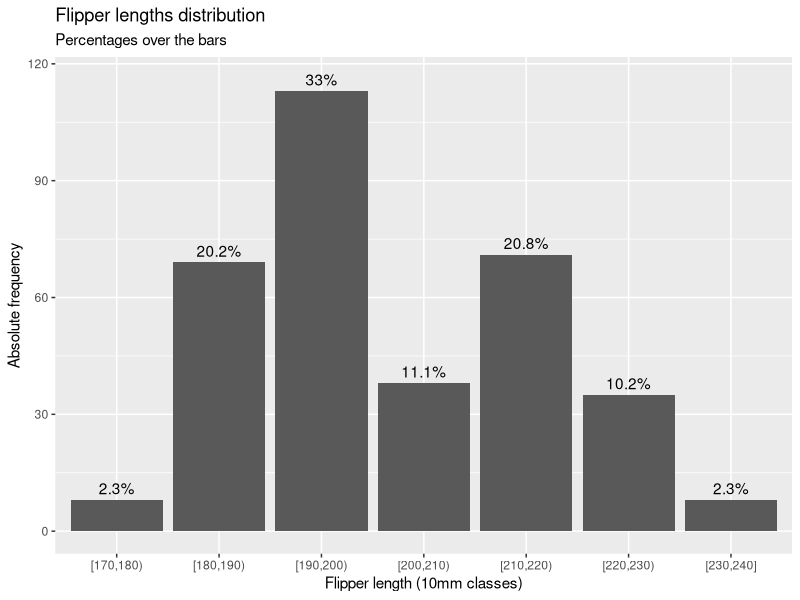
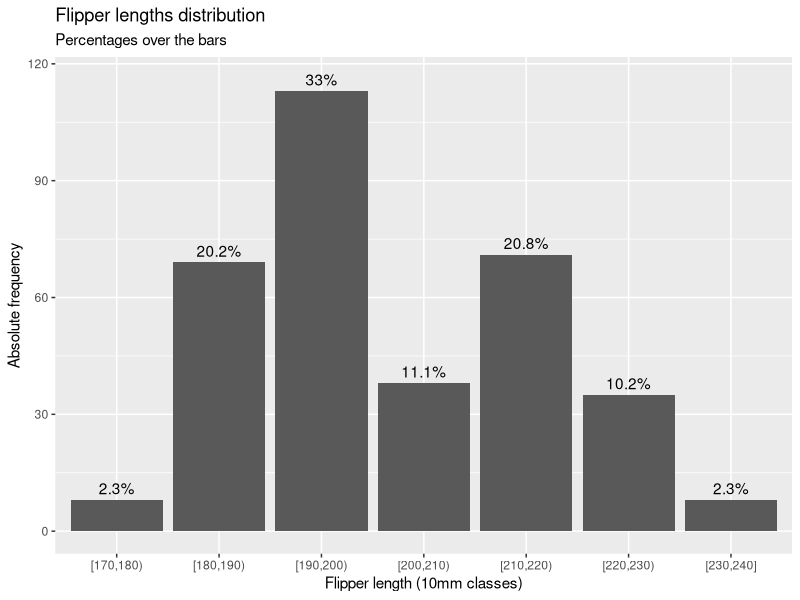

These figures' R source, in order:
# A. In the penguins dataset, transform a numeric variable to a categorical one
# by aggregating values into classes. Consider the flipper length variable and 
# create 10mm wide classes using the cut() funtcion (hint: use the range() funtcion
# to determine the min and max values of the variable, then define a sequence for the
# cuts).
library(palmerpenguins)
library(ggplot2)

data("penguins")

flipper <- penguins$flipper_length_mm[!is.na(penguins$flipper_length_mm)]
range(flipper)

# create 10mm wide classes
classes <- seq(170, 240, 10) 

flipper_cut <- cut(flipper, breaks = classes,
                   include.lowest = TRUE, right = FALSE)

head(flipper_cut)

# B. Use the table() function on the new variable generated by cut(). Then 
# transform it into a data.frame object. Rename the columns accordingly using
# the colnamse() function (hint: the second column correspond to the absolute 
# frequencies).
flipper_df <- data.frame(table(flipper_cut))
colnames(flipper_df) <- c("flipper_length_mm", "absolute_freq")

# C. Add the columns for: relative frequencies, cumulative absolute frequencies 
# and cumulative relative frequencies.
flipper_df$relative_freq <- flipper_df$absolute_freq / sum(flipper_df$absolute_freq)
flipper_df$cumulative_absolute_freq <- cumsum(flipper_df$absolute_freq)
flipper_df$cumulative_relative_freq <- cumsum(flipper_df$relative_freq) 

# D. Use the geom_col() function to plot the frequency of each class. Then, using
# the geom_text(aes(label = ...)) function, add the relative frequency as a percentage
# above each column (hint: substitute the ... with the relative frequency values. Use
# the round() function to choose the appropriate number of digits).
ggplot(flipper_df, aes(x = flipper_length_mm, y = absolute_freq)) +
  geom_col() +
  geom_text(aes(label = paste0(
    round(relative_freq * 100, digits = 1), "%")),
    nudge_y = 3) +
  labs(x = "Flipper length (10mm classes)",
       y = "Absolute frequency",
       title = "Flipper lengths distribution",
       subtitle = "Percentages over the bars")

png("./plots/flipper_lengths_distribution")
ggplot(flipper_df, aes(x = flipper_length_mm, y = absolute_freq)) +
  geom_col() +
  geom_text(aes(label = paste0(
    round(relative_freq * 100, digits = 1), "%")),
    nudge_y = 3) +
  labs(x = "Flipper length (10mm classes)",
       y = "Absolute frequency",
       title = "Flipper lengths distribution",
       subtitle = "Percentages over the bars")
dev.off()

    
    






